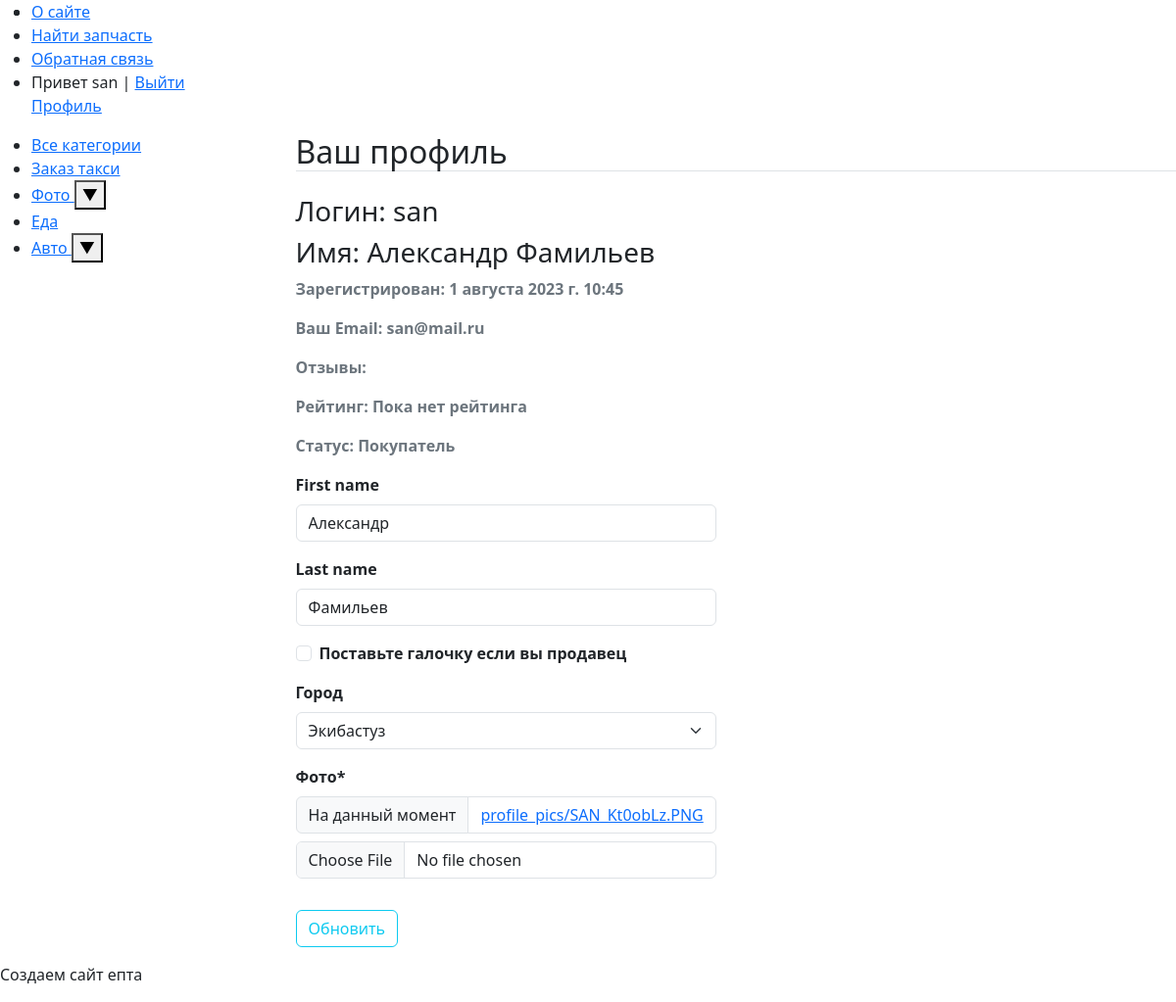
Page /profile/1 (signed in) on the committed database.
### Blog/models.py (models this page shows, shortened)
class Category(MPTTModel):
    objects = models.Manager()
    name = models.CharField(max_length=100, db_index=True, verbose_name="Категория")
    slug = models.SlugField(max_length=255, unique=True, db_index=True, verbose_name="Slug")
    parent = TreeForeignKey('self', on_delete=models.CASCADE, null=True, blank=True, related_name='children')
    level = models.PositiveIntegerField(default=0)  # Define the default value for the 'level' field
    lft = models.PositiveIntegerField(default=0)  # Определите значение по умолчанию для поля 'lft'
    rght = models.PositiveIntegerField(default=0)  # Определите значение по умолчанию для поля 'rght'
    class MPTTMeta:
        order_insertion_by = ['name']
    class Meta:
        verbose_name = 'Категория'
        verbose_name_plural = 'Категории'
        ordering = ['id']

### users/models.py (models this page shows, shortened)
class Profile(models.Model):
    user = models.OneToOneField(User, on_delete=models.CASCADE)
    is_seller = models.BooleanField(default=False)
    rating = models.IntegerField(default=0)
    review = models.TextField(blank=True)
    image = models.ImageField(verbose_name='Аватарка', default='default.jpg', upload_to='profile_pics')
    city = models.CharField(verbose_name='Город', max_length=3, choices=CITY_CHOICES, blank=True)
    phone = models.IntegerField(default=0, blank=True)

### users/views.py (the view)
# urls.py: path('profile/<int:user_id>', user_views.profile, name='profile'),
@login_required
def profile(request, user_id):
    user = get_object_or_404(User, id=user_id)
    prof = get_object_or_404(Profile, user=user)
    if request.method == 'POST':
        u_form = UserUpdateForm(request.POST, instance=request.user)
        p_form = ProfileUpdateForm(request.POST,
                                   request.FILES,
                                   instance=request.user.profile)
        if u_form.is_valid() and p_form.is_valid():
            if 'image' in request.FILES:
                prof.image = request.FILES['image']
            first_name = u_form.cleaned_data.get('first_name')
            last_name =  u_form.cleaned_data.get('last_name')
            city = request.POST.get('city', '')
            prof.city = city
            p_form.save()
            is_seller = request.POST.get('is_seller', False)
            prof.is_seller = bool(is_seller)
            user.first_name = first_name
            user.last_name = last_name
            user.save()
            prof.save()
            messages.success(request, f'Ваш профиль успешно обновлен.')
            return redirect(f'/profile/{user_id}')
    else:
        u_form = UserUpdateForm(instance=request.user)
        p_form = ProfileUpdateForm(instance=request.user.profile)
    user = get_object_or_404(User, id=user_id)
    prof = get_object_or_404(Profile, user=user)
    context = {
        'u_form': u_form,
        'p_form': p_form,
        'menu': menu,
        'profile': prof
    }
    return render(request, 'users/profile.html', context)

### users/forms.py
class UserUpdateForm(forms.ModelForm):
    class Meta:
        model = User
        fields = ['first_name', 'last_name']

class ProfileUpdateForm(forms.ModelForm):
    is_seller = forms.BooleanField(label='Поставьте галочку если вы продавец', required=False)
    image = forms.ImageField(label='Фото', widget=ImagePreviewClearableFileInput(attrs={'accept': 'image/*'}))
    class Meta:
        model = Profile
        fields = ['is_seller', 'city', 'image']

### Blog/templatetags/blog_tags.py (called while the page is built)
@register.inclusion_tag('blog/list_categories.html')
def show_categories(sort=None, cat_selected=0):
    if not sort:
        top_categories = Category.objects.filter(parent__isnull=True)
    else:
        top_categories = Category.objects.filter(parent__isnull=True).order_by(sort)
    def get_child_categories(category):
        child_categories = category.children.all()
        for child_category in child_categories:
            child_category.child_categories = get_child_categories(child_category)
        return child_categories
    for category in top_categories:
        category.child_categories = get_child_categories(category)
    return {"cats": top_categories, "cat_selected": cat_selected}

### users/templates/users/profile.html (shortened to what this page needs)
{% extends "users/base.html" %}
{% load crispy_forms_tags %}
{% load custom_tags %}
{% block content %}
<table border=0 cellpadding="0" cellspacing="0">
<h2 class="border-bottom mb-4">Ваш профиль</h2>
    <tr>
        <th>
            <div class="content-section">
                <div class="media">
                    <div class="media-body">
                        <h3 class="account-heading">Логин: {{ user.username }}</h3>
                        <h3 class="account-heading">Имя: {{ user.first_name }} {{ user.last_name }}</h3>
                        <p class="text-secondary">Зарегистрирован: {{ user.date_joined }}</p>
                        <p class="text-secondary">Ваш Email: {{ user.email }}</p>
                        <p class="text-secondary">Отзывы: {{ profile.review }}</p>
                        <p class="text-secondary">Рейтинг: {% if profile.rating == 0 %}
                            Пока нет рейтинга
                            {% else %}
                            {{ profile.rating }}
                            {% endif%}
                        </p>
                        <p class="text-secondary">Статус: {% if profile.is_seller %}
                            Продавец
                            {% else %}
                            Покупатель
                            {% endif%}
                        </p>
                    </div>
                </div>
                <form method="POST" enctype="multipart/form-data">
                    <fieldset class="form-group">
                        {{ u_form|crispy }}
                        {{ p_form|crispy }}
                    </fieldset>
                    <div class="form-group">
                        <button class="btn btn-outline-info" type="submit">Обновить</button>
                    </div>
                </form>
            </div>
        </th>
    </tr>
</table>
{% endblock content %}

### users/templates/users/base.html (shortened to what this page needs)
{% load static %}
{% load blog_tags %}
{% load custom_tags %}
{% load crispy_forms_tags %}
<!DOCTYPE html>
<html>
<head>
    <link type="text/css" href="{% static 'users/css/styles.css' %}" rel="stylesheet"/>
    <link rel="stylesheet" href="https://stackpath.bootstrapcdn.com/bootstrap/4.1.3/css/bootstrap.min.css"
>
    <link rel="stylesheet" href="https://maxcdn.bootstrapcdn.com/bootstrap/4.0.0/css/bootstrap.min.css"
>
    <link href='https://unpkg.com/boxicons@2.1.2/css/boxicons.min.css' rel='stylesheet'>
    <link rel="stylesheet" href="https://cdn.jsdelivr.net/npm/bootstrap@5.3.0/dist/css/bootstrap.min.css">
</head>
<body>
<table class="table-page" border=0 cellpadding="0" cellspacing="0">
    <tr>
        <td valign=top>
            {% block mainmenu %}
            <div class="header">
                <ul id="mainmenu" class="mainmenu">
                    {% for m in menu %}
                    <li><a href="{% url m.url_name %}">{{m.title}}</a></li>
                    {% endfor %}
                    {% if request.user.is_authenticated %}
                    <li class="last"> Привет {{user.username}} | <a href="{% url 'logout' %}">Выйти</a></li>
                     <a href="{% url 'profile' user.id %}">Профиль</a>
                    {% else %}
                    <li class="last"><a href="{% url 'register' %}">Регистрация</a> | <a
                            href="{% url 'login' %}">Войти</a></li>
                    {% endif %}
                </ul>
            </div>
            {% endblock mainmenu %}
            <table class="table-content" border=0 cellpadding="0" cellspacing="0">
                <tr>
                    <td valign="top" class="left-chapters">
                        <ul id="leftchapters">
                            <li><a href="{% url 'home' %}">Все категории</a></li>
                            <li><a href="{% url 'taxihome' %}">Заказ такси</a></li>
                            {% show_categories '-name' cat_selected%}
                        </ul>
                    </td>
                    <td valign="top">
                        <div>
                            {% block content %}
                            {% endblock %}
                        </div>
                    </td>
                </tr>
            </table>
        </td>
    </tr>
    <tr>
        <td valign=top>
            <div id="footer">
                <p>Создаем сайт епта</p>
            </div>
        </td>
    </tr>
</table>
</body>
</html>

### Blog/templates/blog/list_categories.html (shortened to what this page needs)
 {% for category in cats %}
    <li>
      <a href="{% url 'category' category.slug %}" {% if category.pk == cat_selected %} class="selected"{% endif %}>
        {{ category.name }}
      </a>
      {% if category.child_categories %}
        <button class="toggle-btn" data-target="children-list-{{ category.pk }}">
          &#x25BC;
        </button>
      {% endif %}
    </li>
  {% endfor %}

### users/static/users/css/styles.css (style rules this page uses)
html, body { font-family: 'Arial'; margin: 0; padding: 0; height: 100%; width: 100%; color: #444; }
a { color: #0059b2; text-decoration: none; }
.table-content { width: 100%; min-height: 70%; height: 70%; }
.table-page { width: 100%; height: 100%; vertical-align: top; }
.form-label { display: inline-block; min-width: 150px; vertical-align: top; }

### rows in the picture
Category: name "Фото"
Category: name "Еда"
Category: name "Авто"
Profile: city "Экибастуз"

### other values in the picture
{{ m.title }} "О сайте" "Найти запчасть" "Обратная связь"
{{ user.username }} "san"
{{ user.first_name }} "Александр"
{{ user.last_name }} "Фамильев"
{{ user.date_joined }} "1 августа 2023 г. 10:45"
{{ user.email }} "san@mail.ru"
